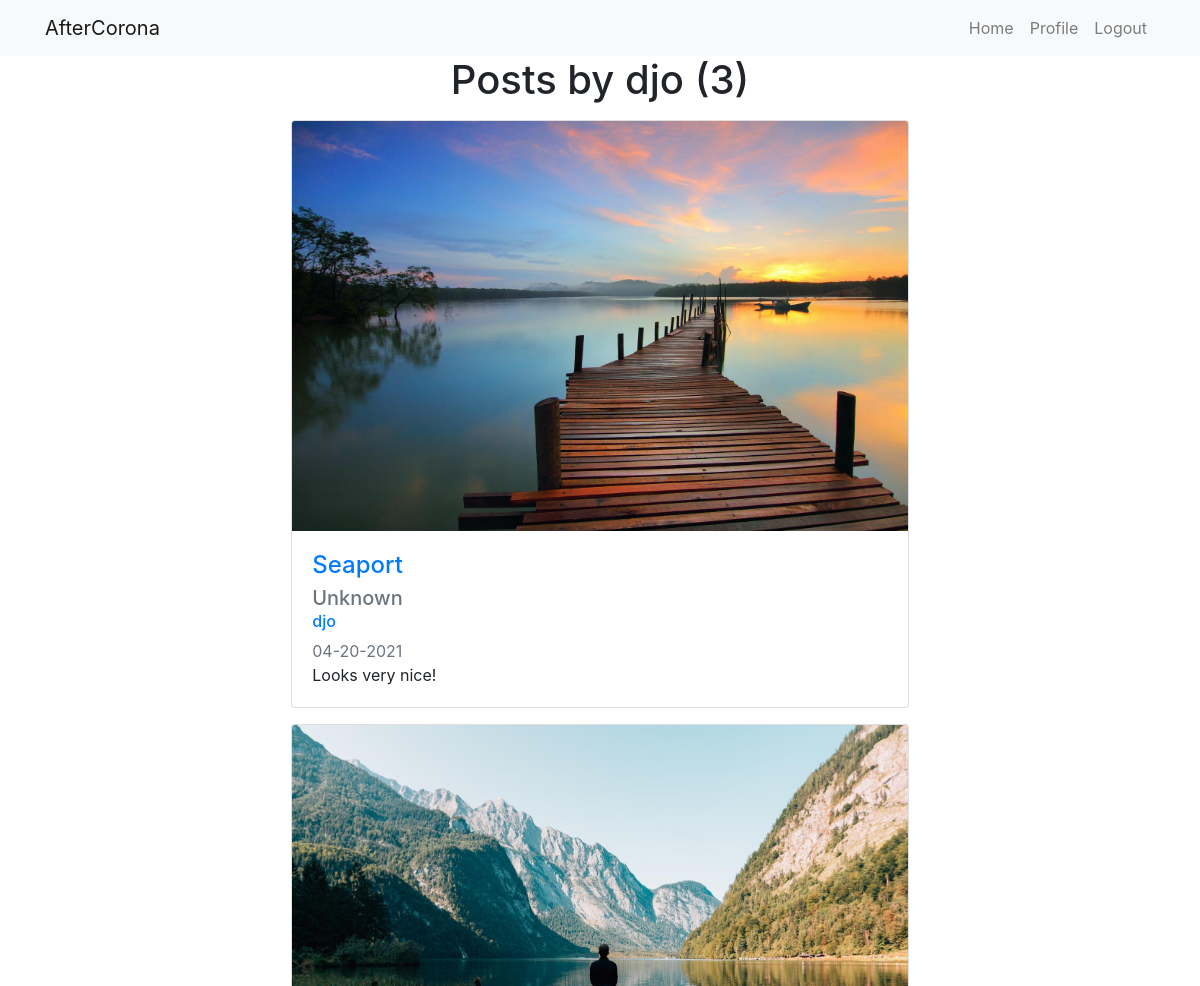
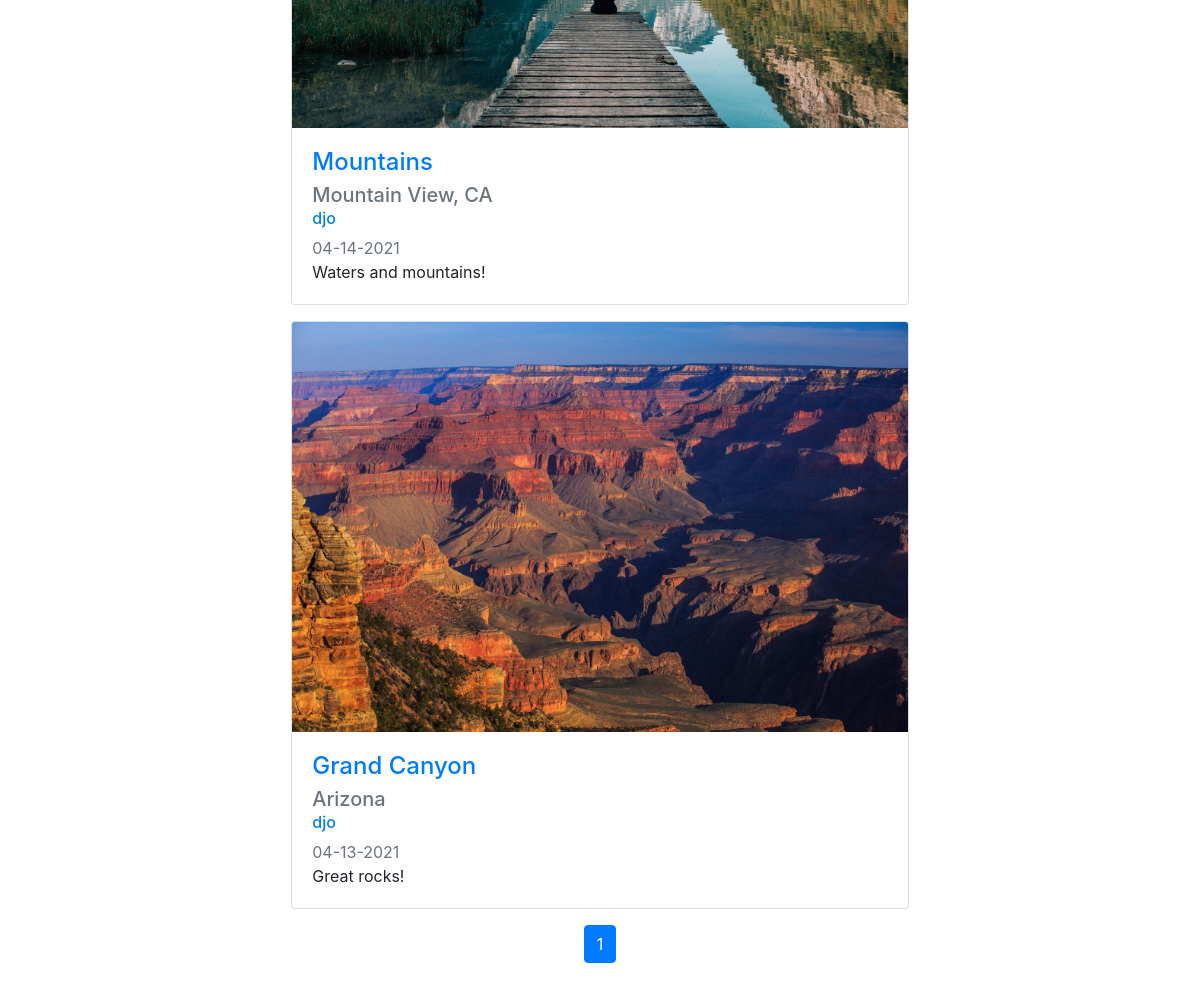
/user/djo (signed in), run on an earlier commit of the app's database (2 pictures, top to bottom).
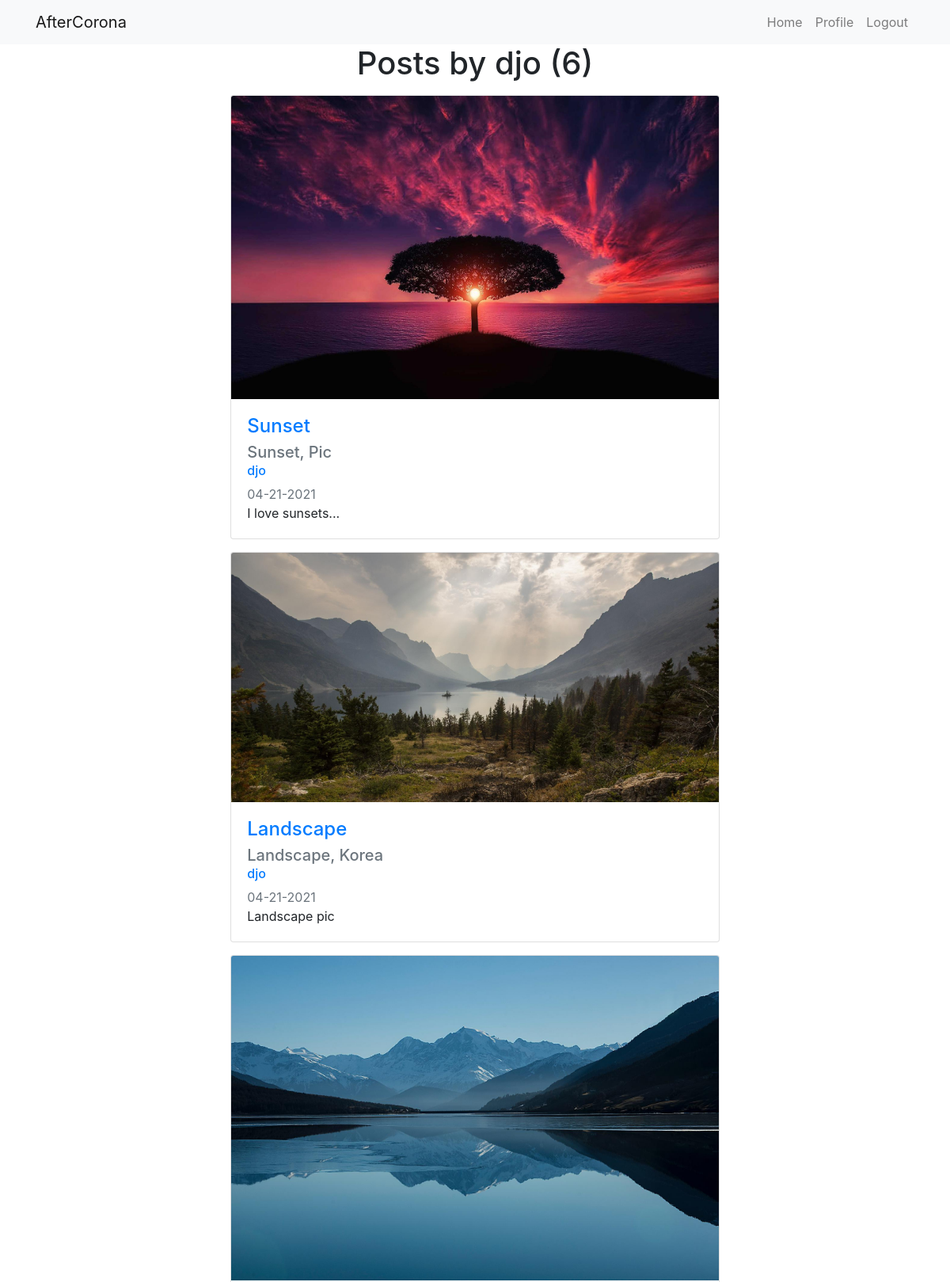
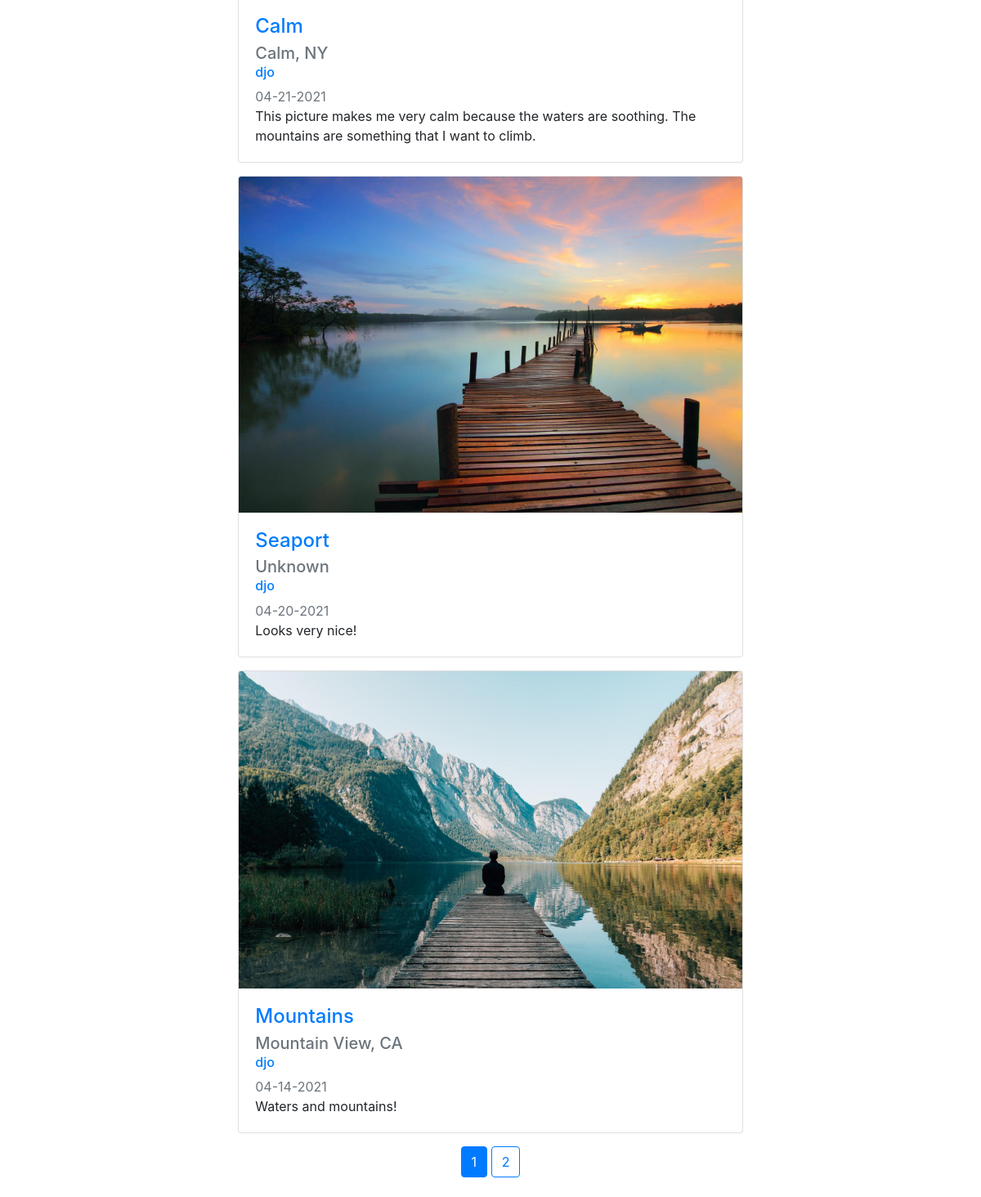
And on a later commit of the database (2 pictures, top to bottom).
### app/models.py (models this page shows, shortened)
class User(db.Model, UserMixin):
    id = db.Column(db.Integer, primary_key=True)
    image = db.Column(db.String(50), nullable=False, default='default.jpeg')
    username = db.Column(db.String(20), unique=True, nullable=False)
    email = db.Column(db.String(50), unique=True, nullable=False)
    password = db.Column(db.String(50), nullable=False)
    posts = db.relationship('Post', backref='author', lazy=True)

class Post(db.Model):
    id = db.Column(db.Integer, primary_key=True)
    image = db.Column(db.String(50), nullable=False)
    place = db.Column(db.String(30), nullable=False)
    location = db.Column(db.String(50), nullable=False)
    created = db.Column(db.DateTime, nullable=False, default=datetime.utcnow)
    desc = db.Column(db.Text, nullable=False)
    user_id = db.Column(db.Integer, db.ForeignKey('user.id'), nullable=False)

### app/routes.py (the view)
@app.route('/user/<string:username>')
@login_required
def user_posts(username):
    page = request.args.get('page', 1, type=int)
    user = User.query.filter_by(username=username).first_or_404()
    posts = Post.query.filter_by(author=user).order_by(
        Post.created.desc()).paginate(page=page, per_page=5)
    return render_template('user_posts.html', posts=posts, user=user)

### app/models.py (called while the page is built)
@login_manager.user_loader
def load_user(user_id):
    return User.query.get(int(user_id))

### app/templates/user_posts.html
{% extends "layout.html" %}{% block title %} {{ user.username }} {% endblock %}
{% block content %}
<main role="main" class="container">
    <h1 class="mb-3 text-center">Posts by {{ user.username }} ({{ posts.total }})</h1>
    <div class="col-md-7 posts">
      {% for post in posts.items %}
      <div class="card post">
        <img src="{{ url_for(
            'static', filename='place_images/' + post.image) }}" class="card-img-top" alt="Post image">
        <div class="card-body">
          <h4 class="card-title"><a href="{{ url_for('post', post_id=post.id) }}">{{ post.place }}</a></h5>
          <h5 class="card-subtitle mb-2 text-muted">{{ post.location }}</h6>
          <h6 class="card-subtitle mb-2 text-muted"><a href="{{ url_for('user_posts', username=post.author.username) }}">{{ post.author.username }}</a></h6>
          <h7 class="card-subtitle mb-2 text-muted">{{ post.created.strftime('%m-%d-%Y') }}</h7>
          <p class="card-text">{{ post.desc }}</p>
        </div>
      </div>
      {% endfor %}
  </div>
  <div class="text-center">
{% for page_num in posts.iter_pages(left_edge=1, right_edge=1, left_current=1, right_current=2) %}
    {% if page_num %}
        {% if posts.page == page_num %}
            <a class="btn btn-primary mb-4" href="{{ url_for('user_posts', page=page_num, username=user.username) }}">{{ page_num }}</a>
        {% else %}
            <a class="btn btn-outline-primary mb-4" href="{{ url_for('user_posts', page=page_num, username=user.username) }}">{{ page_num }}</a>
        {% endif %}
    {% endif %}
{% endfor %}
</div>
  </main>
{% endblock content %}

### app/templates/layout.html (shortened to what this page needs)
<!DOCTYPE html>
<html lang="en">
  <head>
    <link
      rel="stylesheet"
      href="https://stackpath.bootstrapcdn.com/bootstrap/4.1.3/css/bootstrap.min.css"
    />
    <link
      rel="stylesheet"
      type="text/css"
      href="{{ url_for('static', filename='main.css') }}"
    />
  </head>
  <body>
    <header>
      <nav class="navbar navbar-expand-lg navbar-light bg-light">
        <div class="container">
          <a class="navbar-brand" href="{{ url_for('home') }}">AfterCorona</a>
          <div class="collapse navbar-collapse" id="navbarSupportedContent">
            <ul class="navbar-nav ml-auto">
              {% if current_user.is_authenticated %}
              <li class="nav-item">
                <a class="nav-link" href="{{ url_for('home') }}">Home</a>
              </li>
              <li class="nav-item">
                <a class="nav-link" href="{{ url_for('profile') }}">Profile</a>
              </li>
              <li class="nav-item">
                <a class="nav-link" href="{{ url_for('logout') }}">Logout</a>
              </li>
              {% endif %}
            </div>
          </div>
      </nav>
    </header>
    {% block content %}{% endblock %}
  </body>
</html>

### app/static/main.css (style rules this page uses)
.posts { margin: auto; }
.post { margin-top: 1rem; margin-bottom: 1rem; }

What changed in the data, as far as the page shows it:
no longer on this page (row unchanged): Post: image (picture), place "Grand Canyon", location "Arizona", author.username "djo", created "04-13-2021", desc "Great rocks!"
added Post: image (picture), place "Sunset", location "Sunset, Pic", author.username "djo", created "04-21-2021", desc "I love sunsets..."
added Post: image (picture), place "Landscape", location "Landscape, Korea", author.username "djo", created "04-21-2021", desc "Landscape pic"
added Post: image (picture), place "Calm", location "Calm, NY", author.username "djo", created "04-21-2021", desc "This picture makes me very calm because the waters are soothing. The mountains are something that I want to climb."
Also different on the page:
{{ posts.total }}: "3" → "6"
new list line: "2"
